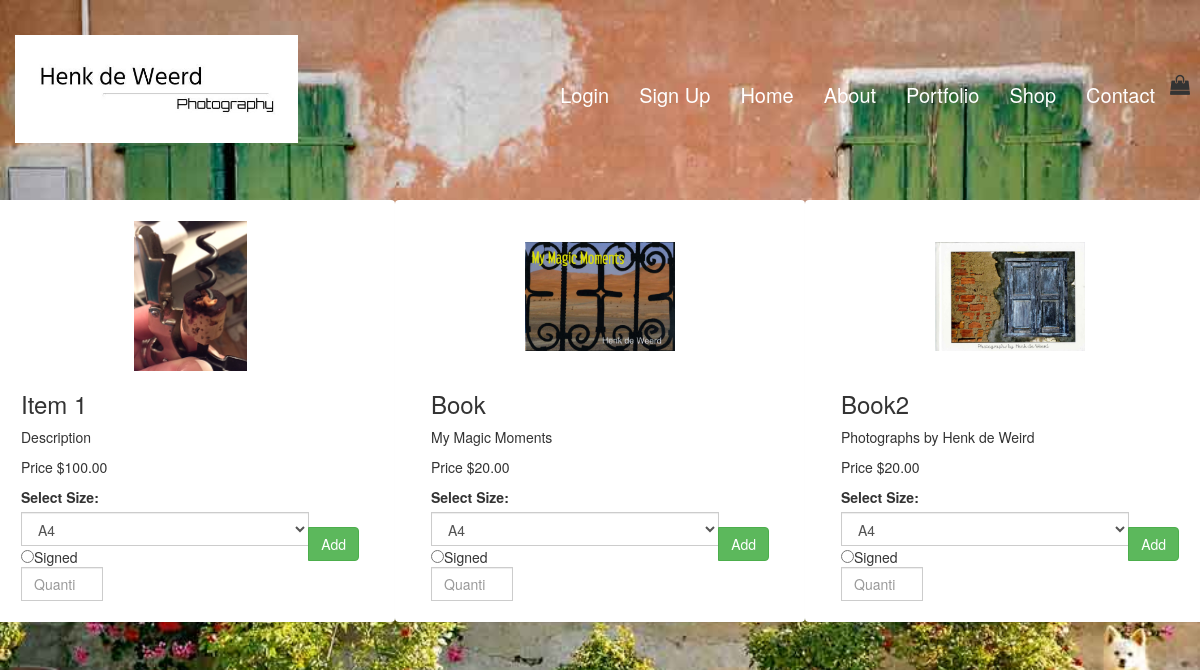
Before: /products/all_products/ with the older database file.
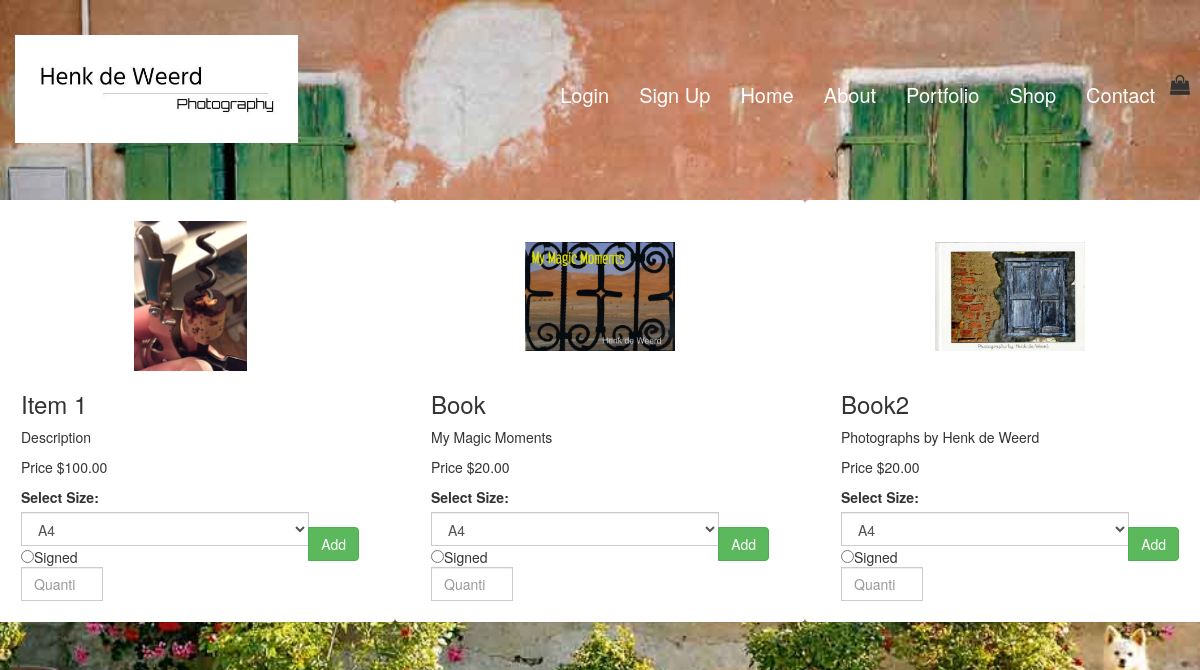
After: the same page with the newer database file.
### products/models.py (models this page shows, shortened)
class Product(models.Model):
    CANVAS_SIZES=[
          ( 'A4', 'A4 = 21 x 29.7cm'),
          ( 'A3','A3 = 29 x 42cm'),
          ( 'A3+','A3 = 32.9 x 48.3cm'),
       ]
    Bool_choices=[
            (False, 'No'),
            (True, 'Yes'),
        ]
    name = models.CharField(max_length=200, default = '')
    description = models.TextField()
    price = models.DecimalField(max_digits=6, decimal_places=2)
    image = models.ImageField(upload_to='images')
    size = models.CharField(max_length=20, choices=CANVAS_SIZES, default="A4")
    signed = models.BooleanField(choices=Bool_choices, default=True )

### products/views.py (the view)
def all_products(request):
    products = Product.objects.all()
    return render(request, "products.html", {"products":products})

### cart/context.py (called while the page is built)
def cart_contents(request):
    cart = request.session.get('cart', {})
    cart_items = []
    total = 0
    product_count = 0
    for id, quantity in cart.items():
        product = get_object_or_404(Product, pk=id)
        total += quantity * product.price
        product_count += quantity
        cart_items.append({ 'id':id, 'quantity':quantity, 'product':product})
    return {'cart_items': cart_items, 'total': total, 'product_count': product_count}

### products/templates/products.html (shortened to what this page needs)
{% extends 'base.html' %}
{% load static from staticfiles %}
{% block content %}
{% block additional_styles %}
<div class="row row flex">
{% for product in products %}
<div class="col-xs-10 col-xs-offset-1 col-sm-offset-0 col-sm-sm-6 col-md-4 display panel panel-default">
   <div class="panel-body">
   <div class="products" style="background-image: url('{{ MEDIA_URL }}{{ product.image }}')"></div>
   <h3>{{ product.name }}</h3>
   <p class="product-description">{{ product.description }}</p>
   <p>Price ${{ product.price }}</p>
   <form method="post" action="{% url 'add_to_cart' product.id %}">
  <div class="input-group">
  <label for="canvas_size">Select Size:</label>
  <select class="form-control" id="size">
    <option value = "{{ product.size }} ">{{ product.size }}</option>
  </select>
   <div class="input-group">
  <input type="radio" id="signed" value ="checked">Signed
   </div>
   <div class="input-group">
     <input name="quantity" type="number" min="1" max="999" class="form-control" placeholder="Quantity" required>
   </div>
     <span class="input-group-btn">
        <button class="btn btn-success" type="submit">Add</button>
      </span>
     </div>
   </form>
   </div>
</div>
{% endfor %}
</div>
{% endblock %}
{% endblock %}

Changed rows visible on the page:
changed Product "Book2": description "Photographs by Henk de Weird" → "Photographs by Henk de Weerd"
